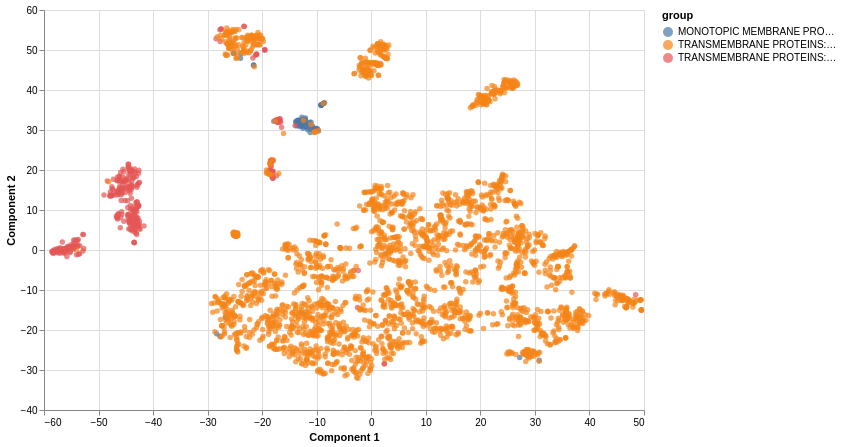

This figure's notebook cell:
### Markdown cell above
##### Using t-SNE

### Code cell
alt.data_transformers.disable_max_rows()
t_sne = combined_plot_data[combined_plot_data["Method"] == "t-SNE"].reset_index()
data_combined_t_SNE = pd.concat([categorical_data, t_sne, other_label], axis=1)

alt.Chart(data_combined_t_SNE).mark_circle().encode(
    x='Component 1',
    y='Component 2',
    color='group',
    tooltip=['Method', 'Parameter', 'pdb_code_uniprot']
).transform_filter(
    (alt.datum.Method == "t-SNE") & (alt.datum.group != None)
).properties(
    width=600,
    height=400
).interactive()

### Figure 1 — Vega-Lite specification as saved in the notebook (floating-point values rounded to 4 significant figures; data arrays with more than 128 entries replaced by an {"elided": "..."} marker saying what was removed)
{"config": {"view": {"continuousWidth": 300, "continuousHeight": 300}}, "data": {"name": "data-199e17770a12687d49ffa36420488f29"}, "mark": {"type": "circle"}, "encoding": {"color": {"field": "group", "type": "nominal"}, "tooltip": [{"field": "Method", "type": "nominal"}, {"field": "Parameter", "type": "nominal"}, {"field": "pdb_code_uniprot", "type": "nominal"}], "x": {"field": "Component 1", "type": "quantitative"}, "y": {"field": "Component 2", "type": "quantitative"}}, "height": 400, "params": [{"name": "param_12", "select": {"type": "interval", "encodings": ["x", "y"]}, "bind": "scales"}], "transform": [{"filter": "((datum.Method === 't-SNE') && (datum.group !== null))"}], "width": 600, "$schema": "https://vega.github.io/schema/vega-lite/v5.16.3.json", "datasets": {"data-199e17770a12687d49ffa36420488f29": {"elided": "2857 records"}}}
